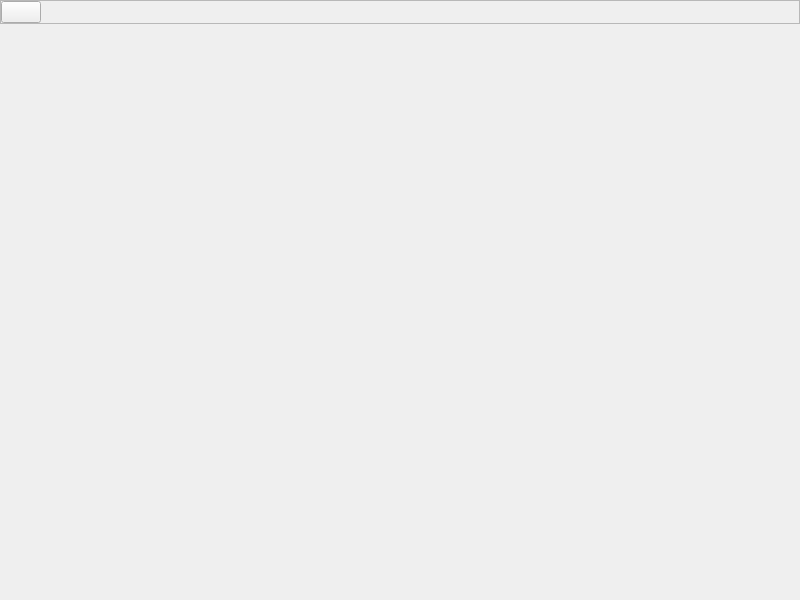
<?xml version="1.0" encoding="UTF-8"?>
<ui version="4.0">
 <class>MainWindow</class>
 <widget class="QMainWindow" name="MainWindow">
  <property name="geometry">
   <rect>
    <x>0</x>
    <y>0</y>
    <width>800</width>
    <height>600</height>
   </rect>
  </property>
  <property name="windowTitle">
   <string>Simealplified</string>
  </property>
  <widget class="QWidget" name="centralwidget">
   <layout class="QVBoxLayout" name="verticalLayout_2">
    <property name="spacing">
     <number>0</number>
    </property>
    <property name="leftMargin">
     <number>0</number>
    </property>
    <property name="topMargin">
     <number>0</number>
    </property>
    <property name="rightMargin">
     <number>0</number>
    </property>
    <property name="bottomMargin">
     <number>0</number>
    </property>
    <item>
     <layout class="QVBoxLayout" name="verticalLayout">
      <item>
       <widget class="QFrame" name="frame">
        <property name="frameShape">
         <enum>QFrame::Shape::StyledPanel</enum>
        </property>
        <property name="frameShadow">
         <enum>QFrame::Shadow::Raised</enum>
        </property>
        <layout class="QHBoxLayout" name="horizontalLayout">
         <property name="spacing">
          <number>0</number>
         </property>
         <property name="leftMargin">
          <number>0</number>
         </property>
         <property name="topMargin">
          <number>0</number>
         </property>
         <property name="rightMargin">
          <number>0</number>
         </property>
         <property name="bottomMargin">
          <number>0</number>
         </property>
         <item>
          <widget class="QPushButton" name="main_burger">
           <property name="text">
            <string/>
           </property>
           <property name="icon">
            <iconset theme="QIcon::ThemeIcon::FormatJustifyFill"/>
           </property>
           <property name="iconSize">
            <size>
             <width>32</width>
             <height>32</height>
            </size>
           </property>
          </widget>
         </item>
         <item>
          <spacer name="horizontalSpacer">
           <property name="orientation">
            <enum>Qt::Orientation::Horizontal</enum>
           </property>
           <property name="sizeHint" stdset="0">
            <size>
             <width>40</width>
             <height>20</height>
            </size>
           </property>
          </spacer>
         </item>
        </layout>
       </widget>
      </item>
      <item>
       <widget class="QStackedWidget" name="pages"/>
      </item>
     </layout>
    </item>
   </layout>
  </widget>
 </widget>
 <resources/>
 <connections/>
</ui>
